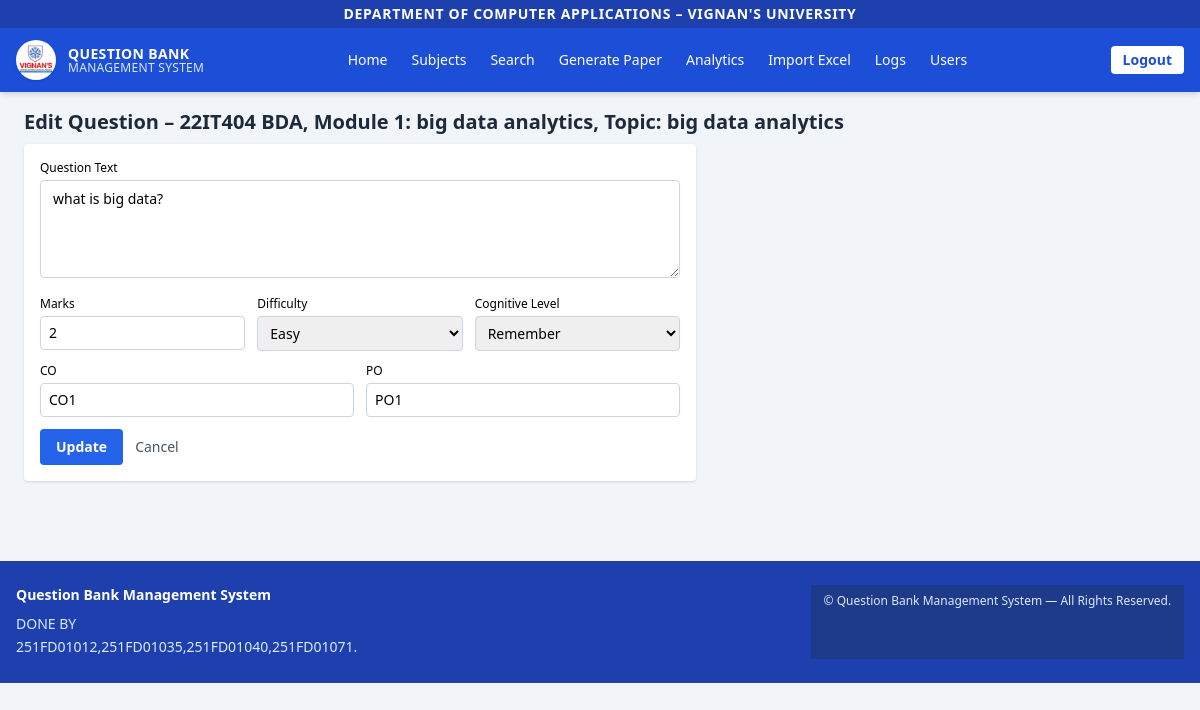
Page /questions/2/edit (signed in) on the committed database.
### tables this page shows
CREATE TABLE subjects (
            id INTEGER PRIMARY KEY AUTOINCREMENT,
            code TEXT NOT NULL,
            name TEXT NOT NULL
        );

CREATE TABLE modules (
            id INTEGER PRIMARY KEY AUTOINCREMENT,
            subject_id INTEGER NOT NULL,
            module_no INTEGER NOT NULL,
            title TEXT NOT NULL,
            FOREIGN KEY (subject_id) REFERENCES subjects(id)
        );

CREATE TABLE topics (
            id INTEGER PRIMARY KEY AUTOINCREMENT,
            module_id INTEGER NOT NULL,
            name TEXT NOT NULL,
            FOREIGN KEY (module_id) REFERENCES modules(id)
        );

CREATE TABLE questions (
            id INTEGER PRIMARY KEY AUTOINCREMENT,
            topic_id INTEGER NOT NULL,
            question_text TEXT NOT NULL,
            marks INTEGER NOT NULL,
            difficulty TEXT NOT NULL,           -- Easy / Medium / Hard
            cognitive_level TEXT NOT NULL,      -- Remember / Understand / Apply / Analyze / Evaluate / Create
            co TEXT,                            -- e.g. CO1, CO2
            po TEXT,                            -- e.g. PO1, PO2
            created_by INTEGER,                 -- user id (faculty/admin)
            FOREIGN KEY (topic_id) REFERENCES topics(id)
        );

### app.py (the view, shortened to what this page needs)
@app.route("/questions/<int:question_id>/edit", methods=["GET", "POST"])
@login_required
def edit_question(question_id):
    conn = get_db()
    cur = conn.cursor()
    cur.execute(
        """
        SELECT q.*, t.name AS topic_name, t.id AS topic_id,
               m.module_no, m.title AS module_title,
               s.code AS subject_code, s.name AS subject_name
        FROM questions q
        JOIN topics t ON q.topic_id = t.id
        JOIN modules m ON t.module_id = m.id
        JOIN subjects s ON m.subject_id = s.id
        WHERE q.id=?
    """,
        (question_id,),
    )
    question = cur.fetchone()
    if not question:
        conn.close()
        flash("Question not found.", "error")
        return redirect(url_for("subjects"))
    user_id = session.get("user_id")
    role = session.get("role")
    if role != "admin" and question["created_by"] != user_id:
        conn.close()
        flash("You do not have permission to edit this question.", "error")
        return redirect(url_for("questions", topic_id=question["topic_id"]))
    conn.close()
    return render_template("edit_question.html", question=question)

### app.py (called while the page is built)
def get_db():
    conn = sqlite3.connect(DB_NAME)
    conn.row_factory = sqlite3.Row
    return conn

def login_required(f):
    @wraps(f)
    def decorated(*args, **kwargs):
        if "user_id" not in session:
            flash("Please login to continue.", "error")
            return redirect(url_for("login", next=request.path))
        return f(*args, **kwargs)
    return decorated

### templates/edit_question.html (shortened to what this page needs)
{% extends "base.html" %}
{% block content %}
<h2 class="text-xl font-semibold text-slate-800 mb-2">
  Edit Question – {{ question.subject_code }} {{ question.subject_name }},
  Module {{ question.module_no }}: {{ question.module_title }},
  Topic: {{ question.topic_name }}
</h2>
<div class="bg-white rounded shadow p-4 max-w-2xl">
  <form method="post" class="space-y-3">
    <div>
      <label class="block text-xs mb-1">Question Text</label>
      <textarea name="question_text" rows="4" required
                class="w-full border border-slate-300 rounded px-3 py-2 text-sm focus:ring-2 focus:ring-blue-500">{{ question.question_text }}</textarea>
    </div>
    <div class="grid grid-cols-3 gap-3">
      <div>
        <label class="block text-xs mb-1">Marks</label>
        <input type="number" name="marks" value="{{ question.marks }}" min="1"
               class="w-full border border-slate-300 rounded px-2 py-1.5 text-sm">
      </div>
      <div>
        <label class="block text-xs mb-1">Difficulty</label>
        <select name="difficulty"
                class="w-full border border-slate-300 rounded px-2 py-1.5 text-sm">
          <option {% if question.difficulty == 'Easy' %}selected{% endif %}>Easy</option>
        </select>
      </div>
      <div>
        <label class="block text-xs mb-1">Cognitive Level</label>
        <select name="cognitive_level"
                class="w-full border border-slate-300 rounded px-2 py-1.5 text-sm">
          {% for level in ['Remember','Understand','Apply','Analyze','Evaluate','Create'] %}
          <option value="{{ level }}" {% if question.cognitive_level == level %}selected{% endif %}>
            {{ level }}
          </option>
          {% endfor %}
        </select>
      </div>
    </div>
    <div class="grid grid-cols-2 gap-3">
      <div>
        <label class="block text-xs mb-1">CO</label>
        <input type="text" name="co" value="{{ question.co or '' }}"
               class="w-full border border-slate-300 rounded px-2 py-1.5 text-sm">
      </div>
      <div>
        <label class="block text-xs mb-1">PO</label>
        <input type="text" name="po" value="{{ question.po or '' }}"
               class="w-full border border-slate-300 rounded px-2 py-1.5 text-sm">
      </div>
    </div>
    <div class="flex gap-3 mt-2">
      <button class="bg-blue-600 text-white px-4 py-2 rounded text-sm font-semibold hover:bg-blue-700">
        Update
      </button>
      <a href="{{ url_for('questions', topic_id=question.topic_id) }}"
         class="text-sm text-slate-600 hover:underline mt-2">
        Cancel
      </a>
    </div>
  </form>
</div>
{% endblock %}

### rows in the picture
subjects: subject_code "22IT404", subject_name "BDA"
modules: module_no "1", module_title "big data analytics"
topics: topic_name "big data analytics"
questions: question_text "what is big data?", marks "2", difficulty "Easy", cognitive_level "Remember", co "CO1", po "PO1"
